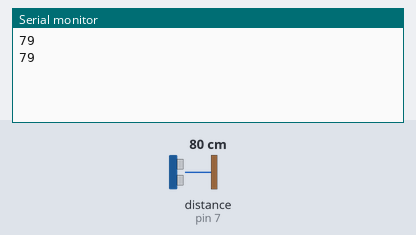
A sketch run on a simulated Arduino Uno, built with avr-gcc and run on an emulated ATmega328P. Parts: the last lines printed to the serial monitor. Wiring (inferred from the names in the program): ultrasonic range finder: trigger pin 8; echo pin 7. The inputs (shaded band) are chosen by the test bench; at power-on: distance to the obstacle (sensor on pin 7) 80 cm. The echo pulse lasts 58.3 µs per cm.

Above: at 2.7 s.
2.8 s: distance to the obstacle (sensor on pin 7) set to 2 cm
At 4.1 s:
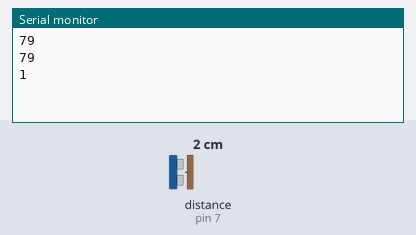
4.3 s: distance to the obstacle (sensor on pin 7) set to 4 cm
At 5.6 s:
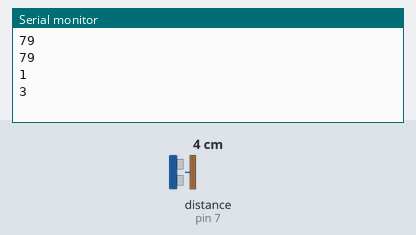
Timing chart, 0 to 7.3 s (numbered marks = the images above; inputs shaded):
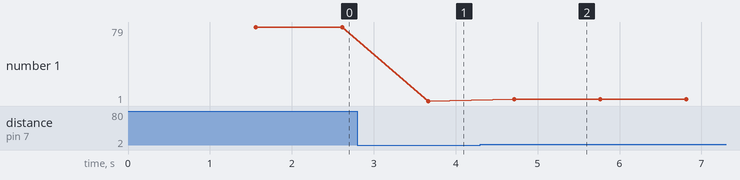

Measured:
- after the input at 2.8 s, the serial monitor: prints a new line after 0.86 s (image 1)
- after the input at 4.3 s, the serial monitor: prints a new line after 0.41 s (image 2)
- plotted number 1: 79 → 1 after the input at 2.8 s, 1 → 3 after the input at 4.3 s

The sketch:

HC-SR04.ino
```cpp
/*
 HC-SR04 Ping distance sensor:
 VCC to arduino 5v
 GND to arduino GND
 Echo to Arduino pin 7
 Trig to Arduino pin 8
*/

#define CAYENNE_PRINT Serial  // Comment this out to disable prints and save space
#include <CayenneMQTTEthernet.h>

// Cayenne authentication info. This should be obtained from the Cayenne Dashboard.
char username[] = "put your username here ";
char password[] = "put your password here";
char clientID[] = "put your clientID here";

#define VIRTUAL_CHANNEL 11
#define echoPin 7
#define trigPin 8
int maximumRange = 200; // Maximum range needed
int minimumRange = 0; // Minimum range needed
long duration, distance; // Duration used to calculate distance

void setup()
{
  Serial.begin(9600);
  pinMode(trigPin, OUTPUT);
  pinMode(echoPin, INPUT);
  Cayenne.begin(username, password, clientID);
}

void loop()
{
 digitalWrite(trigPin, LOW);
 delayMicroseconds(2);

 digitalWrite(trigPin, HIGH);
 delayMicroseconds(10);

 digitalWrite(trigPin, LOW);
 duration = pulseIn(echoPin, HIGH);

 //Calculate the distance (in cm) based on the speed of sound.
 distance = duration/58.2;
 //Delay 50ms before next reading.
 delay(50);
 Serial.println(distance);
  Cayenne.loop();
}

// This function is called at intervals to send sensor data to Cayenne.
CAYENNE_OUT(VIRTUAL_CHANNEL)
{
  Cayenne.virtualWrite(VIRTUAL_CHANNEL, distance);
}
```
